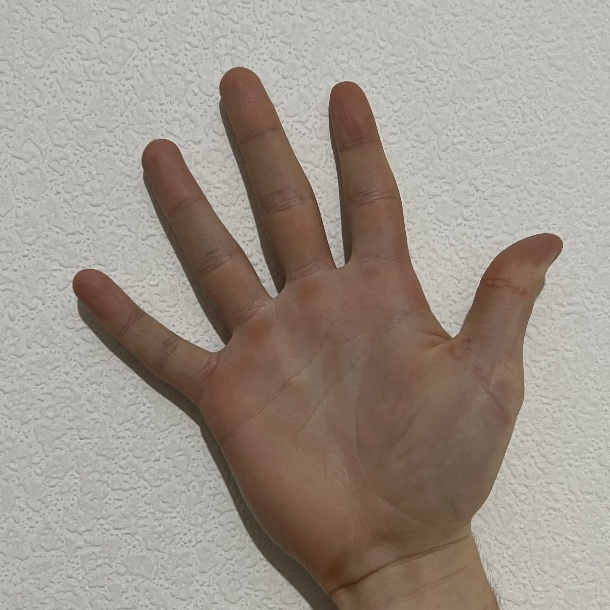
#> input picture code/forkursach/image1.jpg, 610 x 610 px
$ python convex_hull_ex.py
#> lines starting #> are read from the running program, lines starting #| are printed output that depends on the picture; after the words box and inside, x2 and y2 are one past the last pixel; in counts of white or black regions, pixels touching at a corner belong together
import math
import time

import numpy as np
import random
from matplotlib import pyplot as plt
import cv2


def process_image(image):
    blurred = cv2.GaussianBlur(image, (3, 3), 3)
    return cv2.threshold(blurred, 0, 255,
                         cv2.THRESH_BINARY_INV + cv2.THRESH_OTSU)[1]


def squeeze(array):
    array = array[0] if len(array) == 1 else array
    return [p[0] for p in array] if len(array[0]) == 1 else array


# "очистка" выпуклой оболочки до не больше 7 точек
def clear_convex_hull(hull_index, contour):
    distance_point = lambda p1, p2: math.sqrt((p1[0] - p2[0]) ** 2 + (p1[1] - p2[1]) ** 2)
    hull_index, contour = squeeze(hull_index), squeeze(contour)
    ALPHA = 200
    while True:
        boundary = len(hull_index) - 1
        clean_hull, i = [], 0
        while i < boundary:
            clean_hull.append(hull_index[i])
            while i < boundary and \
                    distance_point(contour[hull_index[i]], contour[hull_index[i + 1]]) < ALPHA:
                i += 1
            i += 1
        if len(clean_hull) > 7:
            ALPHA += 1
        else:
            break
    return np.array(clean_hull[:-1]) if \
        distance_point(contour[clean_hull[0]], contour[clean_hull[-1]]) < ALPHA else \
        np.array(clean_hull)

def draw_lines(image, points, center):
    for point in points:
        cv2.line(image, center, point, (0, 0, 255), 5)

if __name__ == '__main__':
    img = cv2.imread('image1.jpg')
#> img is the input picture: shape (610, 610, 3); mean B, G, R 138.5, 148.2, 157.5
    img_gray = cv2.cvtColor(img, cv2.COLOR_BGR2GRAY)
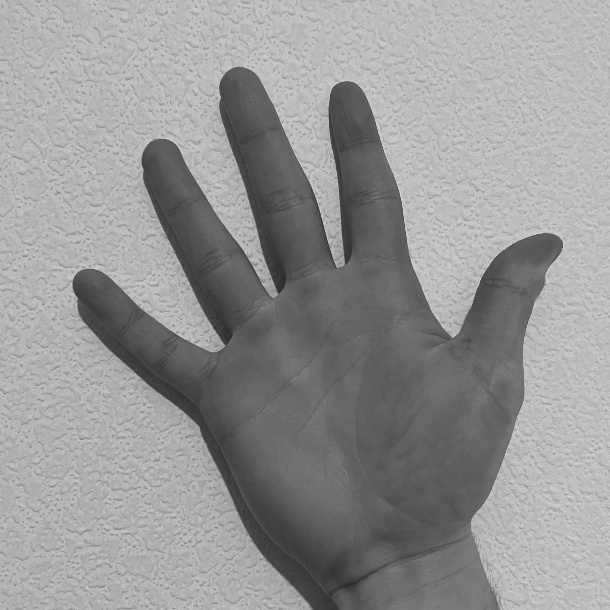
#> img_gray: shape (610, 610); min 38, max 218, mean 149.9
    image_to_contours = process_image(img_gray)
#> in process_image, `return cv2.threshold(blurred, 0, 255, cv2.THRESH_BINARY_INV + cv2.THRE..`:
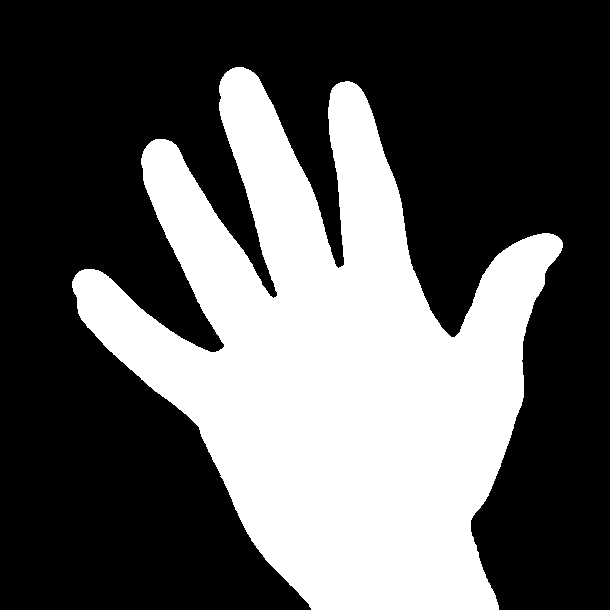
#> returned value: shape (610, 610); 35.8% white; 1 white region
    contours, hierarchy = cv2.findContours(image_to_contours.copy(),
                                           cv2.RETR_TREE, cv2.CHAIN_APPROX_NONE)
#> contours = 1 contour; box (x1, y1, x2, y2) and area: (72, 67, 563, 610) 131914
    cnt = max(contours, key=lambda x: cv2.contourArea(x))  # находим контур с максимальной площадью
#> cnt = contour of 2499 points, box (x1, y1, x2, y2) (72, 67, 563, 610), area 131914
    cv2.drawContours(img, [cnt], -1, (0, 255, 0), 2)
    hull = cv2.convexHull(cnt)
#> hull = contour of 24 points, box (x1, y1, x2, y2) (72, 67, 563, 610), area 184290
    cv2.drawContours(img, [hull], -1, (255, 0, 0), 2)
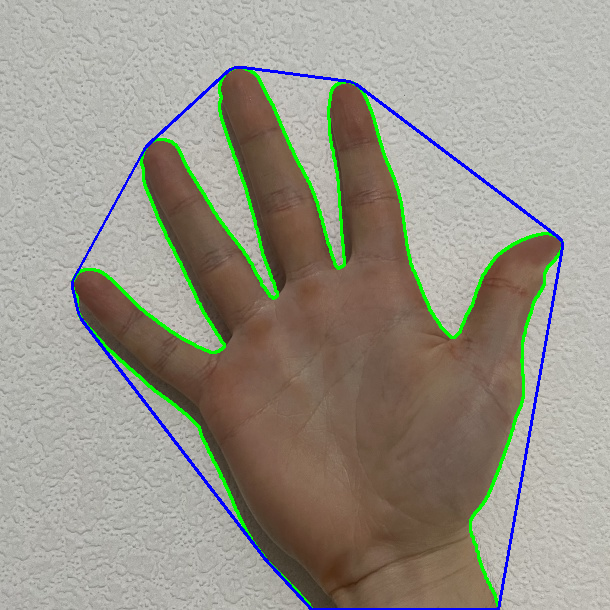
#> img: shape (610, 610, 3); mean B, G, R 137.4, 149, 152.4
    hull_index = cv2.convexHull(cnt, returnPoints=False)
#> hull_index = 24 values, max 2491 at index 0, min 0 at index 23, mean 1041.1
    defects = cv2.convexityDefects(cnt, hull_index)
#> defects = 18 rows, first 6: [0, 3, 1, 162], [3, 5, 4, 114], [5, 8, 7, 142], [8, 415, 234, 50881], [420, 423, 421, 142], [423, 770, 620, 42186]
    hull_index = clear_convex_hull(hull_index, cnt)
#> in squeeze, `array = array[0] if len(array) == 1 else array`: array has the same summary as hull_index outside squeeze
#> in clear_convex_hull, `hull_index, contour = squeeze(hull_index), squeeze(contour)`: hull_index = [2491, 2086, 2083, 2079, 1681, 1677, 1675, 1670, 1308, 1121, 1070, 822, 814, 808, 782, 776, 770, 423, 420, 415, 8, 5, 3, 0]; contour = 2499 pairs, first value 72 to 562, second value 67 to 609
#> the loop in clear_convex_hull, `while True:` made 1 pass
#> boundary on pass 1: 23
#> after the loop in clear_convex_hull, `while True:`: ALPHA = 200
#> hull_index = [2491, 1681, 1308, 822]
    M = cv2.moments(cnt)
#> M = moments, m00 131914.5, centre m10/m00, m01/m00 = (332.8, 366.2)
    cX = int(M["m10"] / M["m00"])
#> cX = 332
    cY = int(M["m01"] / M["m00"])
#> cY = 366
    draw_lines(img, [cnt[h][0] for h in hull_index], (cX, cY))
#> the loop in draw_lines, `for point in points:` made 4 passes
#> point on passes 1 to 4: [243, 67], [557, 236], [498, 609], [87, 327]
#> after the loop in draw_lines, `for point in points:`:
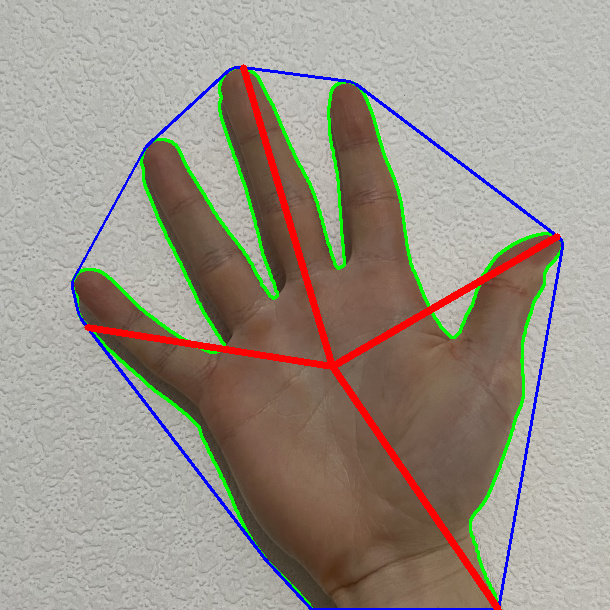
#> image: shape (610, 610, 3); mean B, G, R 135.7, 146.9, 155.3
    for h in hull_index:
        cv2.circle(img, cnt[h][0], 10, (0, 255, 255), -1)
#> this loop made 4 passes
#> h on passes 1 to 4: 2491, 1681, 1308, 822
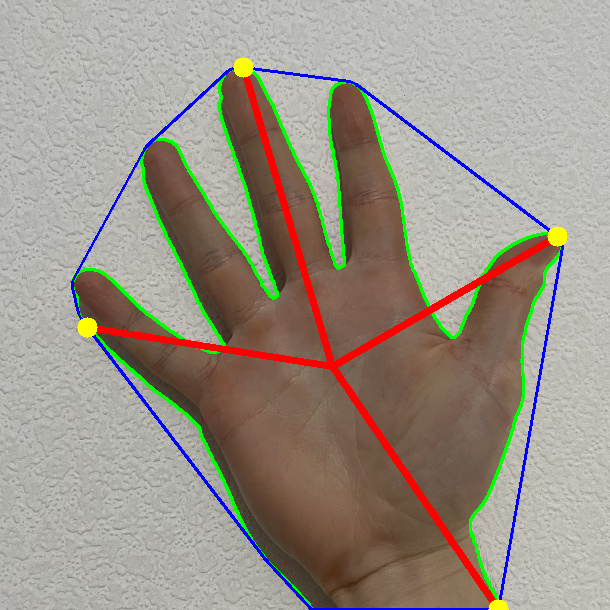
#> img: shape (610, 610, 3); 0.3% of pixels changed, all inside (x1, y1, x2, y2) = (77, 57, 568, 610)
    for defect in defects:
        # print(defect)
        cv2.circle(img, cnt[defect[0][2]][0], 5, (0, 0, 255), -1)
#> this loop made 18 passes
#> defect on passes 1 to 12: [[0, 3, 1, 162]], [[3, 5, 4, 114]], [[5, 8, 7, 142]], [[8, 415, 234, 50881]], [[420, 423, 421, 142]], [[423, 770, 620, 42186]], [[770, 776, 771, 114]], [[782, 808, 792, 672]], [[808, 814, 809, 114]], [[814, 822, 819, 256]], [[822, 1070, 938, 7165]], [[1070, 1121, 1105, 512]]
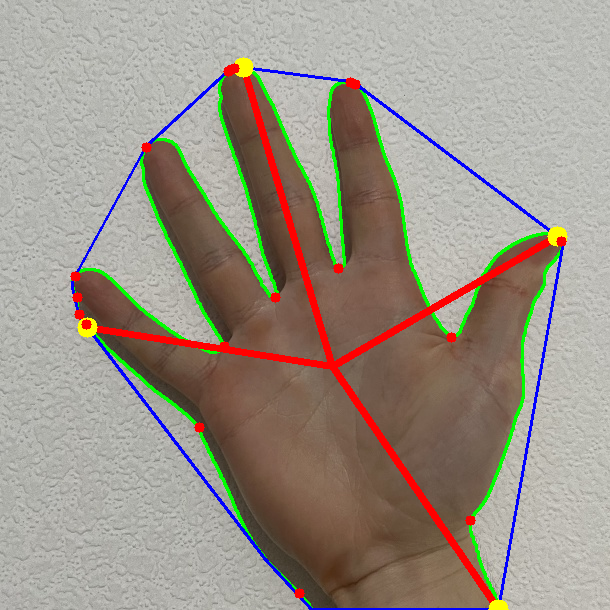
#> img: shape (610, 610, 3); 0.35% of pixels changed, all inside (x1, y1, x2, y2) = (70, 63, 567, 599)
    cv2.circle(img, (cX, cY), 10, (255, 255, 0), -1)
    (x, y), radius = cv2.minEnclosingCircle(cnt)
#> x = 365; y = 338.5; radius = 301.4
    center = (int(x), int(y))
#> center = (365, 338)
    radius = int(radius)
#> radius = 301
    cv2.circle(img, center, radius, (0, 255, 0), 2)
    # fit ellipse (blue)
    ellipse = cv2.fitEllipse(cnt)
#> ellipse = ((336.1, 361.3), (389.8, 510.9), 151.4)
    cv2.ellipse(img, ellipse, (255, 0, 0), 2)
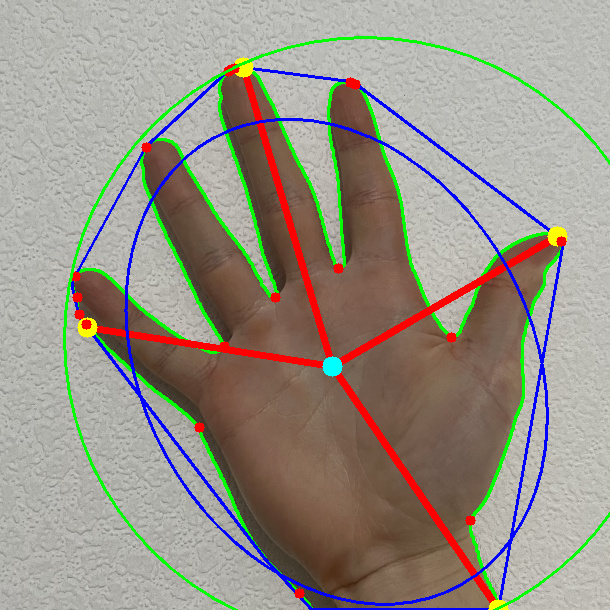
#> img: shape (610, 610, 3); mean B, G, R 135, 146.2, 152.5
    plt.imshow(cv2.cvtColor(img, cv2.COLOR_BGR2RGB))
    plt.show()
    cv2.imwrite('test.png', img)

$ run again, with code/forkursach/image2.jpg copied over code/forkursach/image1.jpg
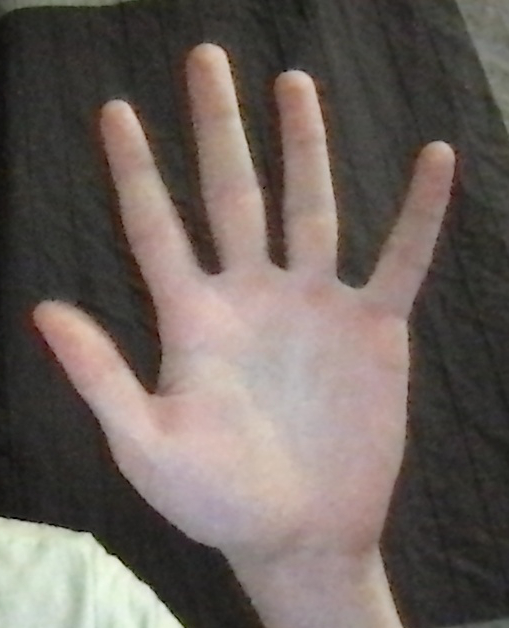
#> input picture code/forkursach/image2.jpg, 509 x 628 px
#> img is the input picture: shape (628, 509, 3); mean B, G, R 93, 98.5, 108.4
#> in process_image, `return cv2.threshold(blurred, 0, 255, cv2.THRESH_BINARY_INV + cv2.THRE..`:
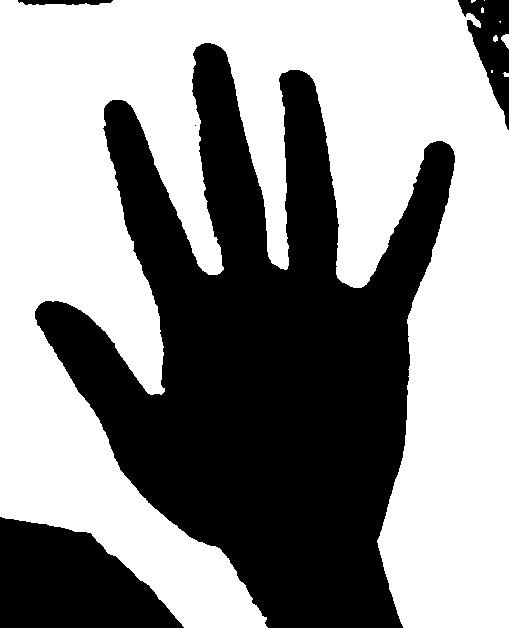
#> returned value: shape (628, 509); 56.8% white; 5 black regions (1 under 20 px)
#> contours = 10 contours, 8 with area under 20; largest, box (x1, y1, x2, y2) and area: (0, 0, 509, 628) 179030, (501, 34, 509, 49) 59
#> cnt = contour of 4611 points, box (x1, y1, x2, y2) (0, 0, 509, 628), area 179030
#> hull = contour of 9 points, box (x1, y1, x2, y2) (0, 0, 509, 628), area 305912
#> `hull_index = cv2.convexHull(cnt, returnPoints=False)`: hull_index = [4153, 4127, 4119, 4117, 3987, 3490, 713, 516, 0]
#> defects = [[4153, 0, 4512, 1280], [516, 713, 606, 8394], [713, 3490, 2037, 149760], [3987, 4117, 4087, 3673], [4117, 4119, 4118, 114], [4119, 4127, 4121, 181], [4127, 4153, 4136, 1784]]
#> array = [4153, 4127, 4119, 4117, 3987, 3490, 713, 516, 0]
#> in clear_convex_hull, `hull_index, contour = squeeze(hull_index), squeeze(contour)`: contour = 4611 pairs, first value 0 to 508, second value 0 to 627
#> the loop in clear_convex_hull, `while True:` made 1 pass
#> boundary on pass 1: 8
#> after the loop in clear_convex_hull, `while True:`: ALPHA = 200
#> `hull_index = clear_convex_hull(hull_index, cnt)`: hull_index = [4153, 3490, 713, 516]
#> M = moments, m00 179029.5, centre m10/m00, m01/m00 = (257.8, 266.2)
#> cX = 257
#> cY = 266
#> the loop in draw_lines, `for point in points:` made 4 passes
#> point on passes 1 to 4: [457, 0], [508, 627], [184, 627], [0, 516]
#> the loop `for h in hull_index:` made 4 passes
#> h on passes 1 to 4: 4153, 3490, 713, 516
#> the loop `for defect in defects:` made 7 passes
#> `(x, y), radius = cv2.minEnclosingCircle(cnt)`: x = 254; y = 313.5; radius = 403.5
#> center = (254, 313)
#> `radius = int(radius)`: radius = 403
#> ellipse = ((264.5, 315.2), (524.9, 656.3), 163.4)
#> `cv2.ellipse(img, ellipse, (255, 0, 0), 2)`:
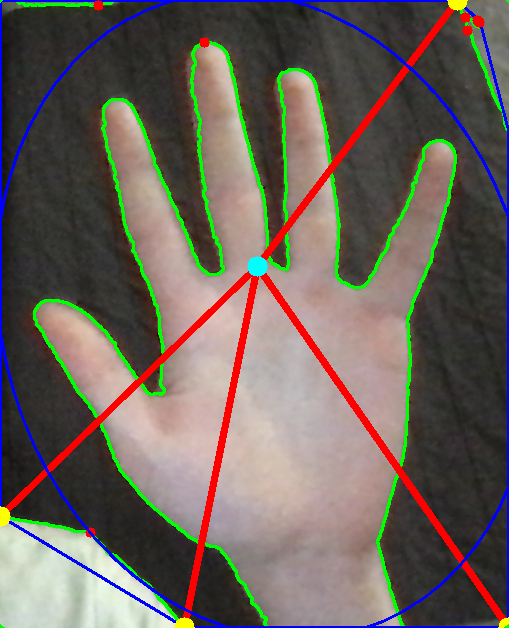
#> img: shape (628, 509, 3); mean B, G, R 91.3, 98.7, 107.3
